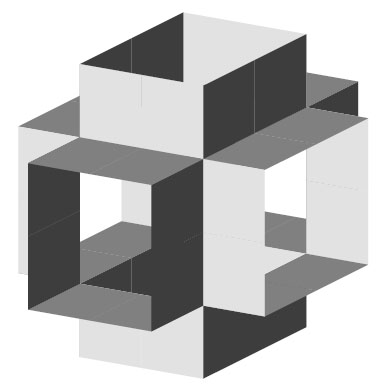
%> input picture Assignment 2/Images/corners.jpg, 390 x 390 px
$ octave --eval "linesDetection(imread('../Images/corners.jpg'));"   (GNU Octave 9; MATLAB toolbox functions it lacks are replaced by stand-ins)
%> lines starting %> are read from the running program, lines starting %| are printed output that depends on the picture
### Assignment 2/Code/houghTransform.m
function [rho, theta, houghSpace] = houghTransform(theImage, thetaSampleFrequency)
%> called with thetaSampleFrequency = 0.1
    [width, height] = size(theImage);
%> width = 390; height = 390

    rhoLimit = norm([width height]);
%> rhoLimit = 551.5
    rho = (-rhoLimit:1:rhoLimit);
%> rho = 1104 values from -551.5 to 551.5
    theta = (0:thetaSampleFrequency:pi);

    numThetas = numel(theta);
    houghSpace = zeros(numel(rho),numThetas);

    [xIndicies,yIndicies] = find(theImage);
%> xIndicies = 152100 values from 1 to 390; yIndicies = 152100 values from 1 to 390

    numEdgePixels = numel(xIndicies);
%> numEdgePixels = 152100
    accumulator = zeros(numEdgePixels,numThetas);

    cosine = (0:width-1)'*cos(theta);
    sine = (0:height-1)'*sin(theta);

    accumulator((1:numEdgePixels),:) = cosine(xIndicies,:) + sine(yIndicies,:);

    for i = (1:numThetas)
        houghSpace(:,i) = hist(accumulator(:,i),rho);
    end

    %accumulator 3D graphic
    surf(theta, rho, houghSpace);
    colormap([1 0 0]);
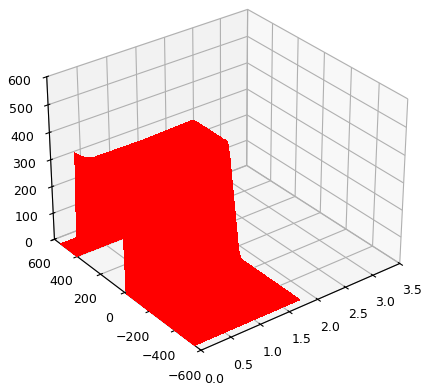
%> figure redrawn from the program's plot data
    saveas(gcf, '../Output/Accumulator_3d_hough', 'jpg');
    close all;

    %plot of hough space
    pcolor(theta, rho, houghSpace);
    shading flat;
    title('Hough Transform');
    xlabel('\theta (radians)');
    ylabel('\rho (pixels)');
    colormap('gray');
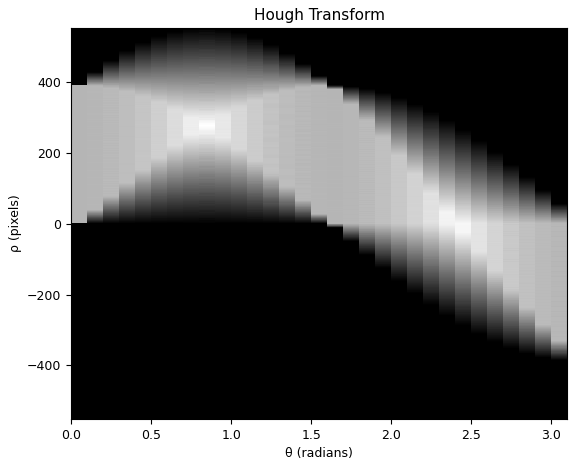
%> figure redrawn from the program's plot data
    saveas(gcf, '../Output/hough_space', 'jpg');
    close all;
end

### Assignment 2/Code/linesDetection.m
function [] = linesDetection(image)
    [rho, theta, houghSpace] = houghTransform(image, 0.1);
%> rho = 1104 values from -551.5 to 551.5; theta = 32 values from 0 to 3.1
    P = houghpeaks(houghSpace, 5, 'threshold', ceil(0.3 * max(houghSpace(:))));
%> P = [824 9; 837 9; 529 25; 543 25; 559 24]
    lines = houghlines(im2bw(image, 0.5), theta, rho, P, 'FillGap', 5, 'MinLength', 7);
%> lines = 22 lines; longest, point1 to point2 (x, y): (270, 144) to (270, 214), (283, 145) to (283, 214), (282, 215) to (282, 283), (272, 1) to (272, 52), (269, 230) to (269, 280), (285, 1) to (285, 45)

    figure, imshow(image), hold on

    for k = 1:length(lines)
       xy = [lines(k).point1; lines(k).point2];
       plot(xy(:, 1), xy(:, 2), 'LineWidth', 2, 'Color', 'green');
    end
%> this loop made 22 passes
%> xy on passes 1 to 12: [267 358; 267 390], [268 287; 268 313], [268 347; 268 357], [269 215; 269 224], [269 230; 269 280], [270 144; 270 214], [271 127; 271 143], [272 1; 272 52], [280 358; 280 390], [281 288; 281 307], [281 341; 281 357], [282 215; 282 283]
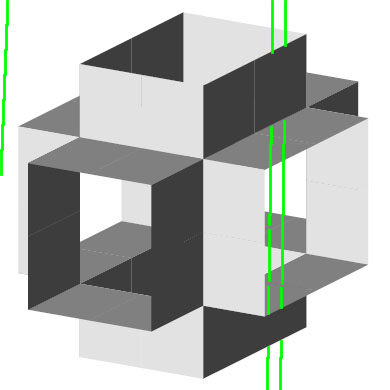
%> figure redrawn from the program's plot data

    saveas(gcf, '../Output/hough_lines', 'jpg');
    close all;
end
